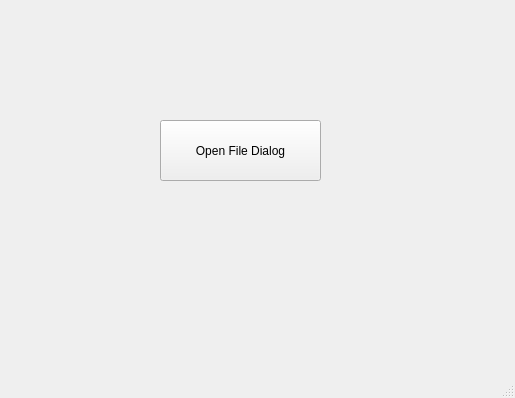
<?xml version="1.0" encoding="UTF-8"?>
<ui version="4.0">
 <class>MainWindow</class>
 <widget class="QMainWindow" name="MainWindow">
  <property name="geometry">
   <rect>
    <x>0</x>
    <y>0</y>
    <width>515</width>
    <height>398</height>
   </rect>
  </property>
  <property name="windowTitle">
   <string>MainWindow</string>
  </property>
  <widget class="QWidget" name="centralwidget">
   <widget class="QPushButton" name="pushButton">
    <property name="geometry">
     <rect>
      <x>160</x>
      <y>120</y>
      <width>161</width>
      <height>61</height>
     </rect>
    </property>
    <property name="text">
     <string>Open File Dialog</string>
    </property>
   </widget>
  </widget>
  <widget class="QMenuBar" name="menubar">
   <property name="geometry">
    <rect>
     <x>0</x>
     <y>0</y>
     <width>515</width>
     <height>21</height>
    </rect>
   </property>
  </widget>
  <widget class="QStatusBar" name="statusbar"/>
 </widget>
 <resources/>
 <connections/>
</ui>
